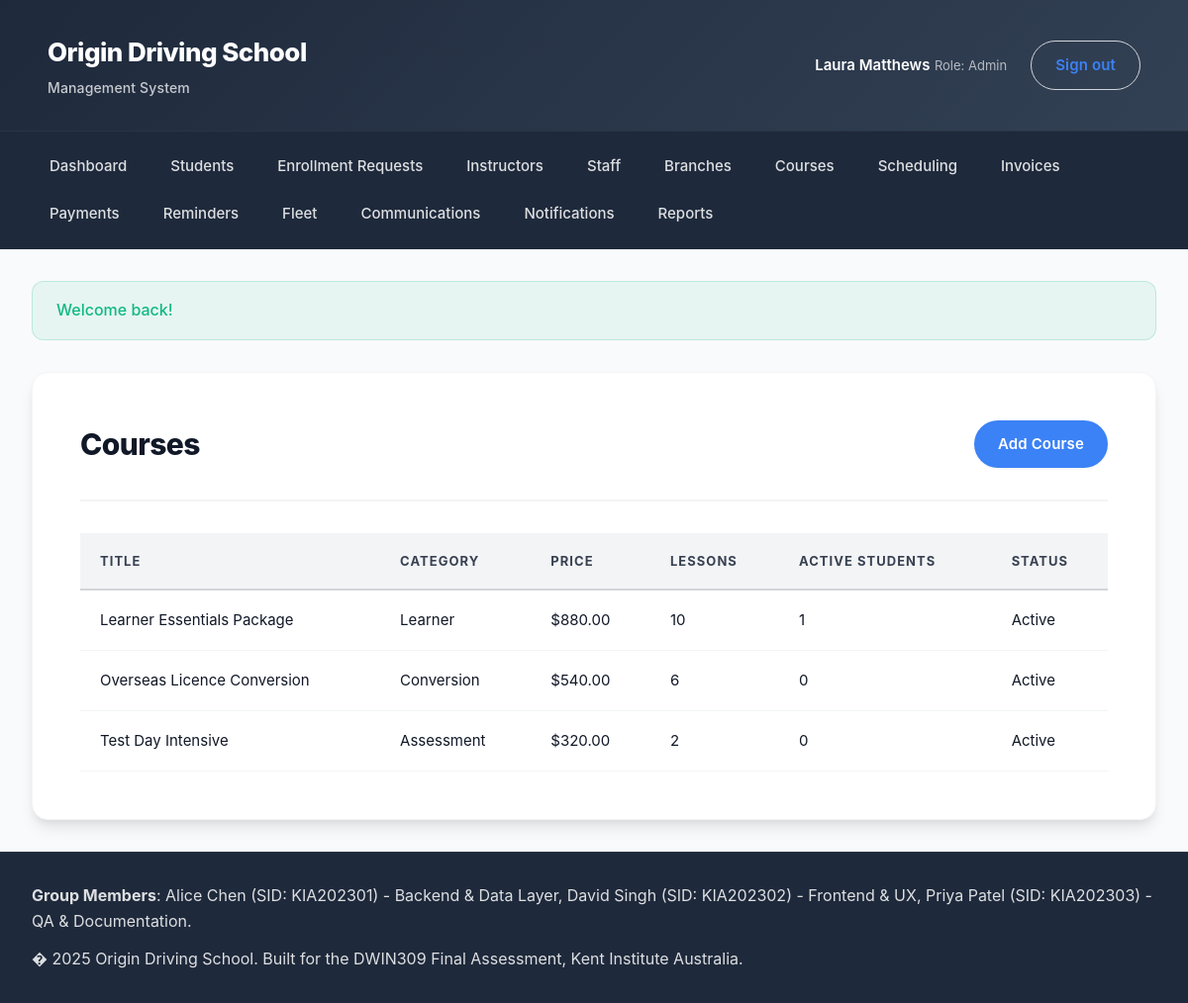
/index.php?page=courses&action=index (signed in), run on the app's committed database.
### tables this page shows
CREATE TABLE courses (
    id INT UNSIGNED AUTO_INCREMENT PRIMARY KEY,
    title VARCHAR(160) NOT NULL,
    description TEXT NULL,
    price DECIMAL(10,2) NOT NULL,
    lesson_count INT UNSIGNED NOT NULL,
    category VARCHAR(80) NULL,
    status ENUM('active','inactive') DEFAULT 'active',
    created_at DATETIME DEFAULT CURRENT_TIMESTAMP,
    updated_at DATETIME DEFAULT CURRENT_TIMESTAMP ON UPDATE CURRENT_TIMESTAMP
);

### app/Core/View.php (called while the page is built, shortened)
<?php
class View
{
    public function render(string $template, array $data = [], string $layout = 'main'): void
    {
        $viewFile = __DIR__ . '/../Views/' . $template . '.php';
        extract($data);
        include $viewFile;
    }
}

### app/Core/Controller.php (called while the page is built, shortened)
<?php
abstract class Controller
{
    protected View $view;
    public function __construct()
    {
        $this->view = new View();
    }
    protected function render(string $template, array $data = [], string $layout = 'main'): void
    {
        $this->view->render($template, $data, $layout);
    }
}

### app/Controllers/CoursesController.php (called while the page is built, shortened)
<?php
class CoursesController extends Controller
{
    private CourseModel $courses;
    public function __construct()
    {
        $this->courses = new CourseModel();
    }
    public function indexAction(): void
    {
        $this->render('courses/index', [
            'pageTitle' => 'Courses',
            'courses' => $this->courses->all(),
        ]);
    }
}

### app/Core/Router.php (called while the page is built, shortened)
<?php
class Router
{
    public function dispatch(): void
    {
        $action = $_GET['action'] ?? 'index';
        $method = $action . 'Action';
        $controller = new $controllerClass();
        $controller->$method();
    }
}

### index.php (called while the page is built, shortened)
<?php
$router = new App\Core\Router();
$router->dispatch();

### app/Helpers/helpers.php (called while the page is built, shortened)
<?php
if (!function_exists('e')) {
    function e(string $value): string
    {
        return htmlspecialchars($value, ENT_QUOTES, 'UTF-8');
    }
}
if (!function_exists('route')) {
    function route(string $page, string $action = 'index', array $params = []): string
    {
        $query = array_merge(['page' => $page, 'action' => $action], $params);
        return 'index.php?' . http_build_query($query);
    }
}

### app/Core/Model.php (called while the page is built, shortened)
<?php
abstract class Model
{
    public function __construct()
    {
        $this->db = Database::connection();
    }
}

### app/Core/Database.php (called while the page is built, shortened)
<?php
class Database
{
    private static ?PDO $connection = null;
    public static function init(array $config): void
    {
        $dsn = sprintf(
            'mysql:host=%s;port=%d;dbname=%s;charset=%s',
            $config['host'],
            $config['port'],
            $config['database'],
            $config['charset'] ?? 'utf8mb4'
        );
        $options = [
            PDO::ATTR_ERRMODE => PDO::ERRMODE_EXCEPTION,
            PDO::ATTR_DEFAULT_FETCH_MODE => PDO::FETCH_ASSOC,
            PDO::ATTR_EMULATE_PREPARES => false,
        ];
        try {
            self::$connection = new PDO($dsn, $config['username'], $config['password'], $options);
        } catch (PDOException $exception) {
            error_log('Database connection failed: ' . $exception->getMessage());
            throw $exception;
        }
    }
    public static function connection(): PDO
    {
        return self::$connection;
    }
}

### app/Models/CourseModel.php (called while the page is built, shortened)
<?php
class CourseModel extends Model
{
    public function all(): array
    {
        $sql = 'SELECT c.*, (
                    SELECT COUNT(*) FROM enrollments e WHERE e.course_id = c.id AND e.status IN ("active", "in_progress")
                ) AS active_students
                FROM courses c
                ORDER BY c.title';
        $stmt = $this->db->query($sql);
        return $stmt->fetchAll();
    }
}

### app/Views/courses/index.php (the view)
<section class="card">
    <div class="card-header">
        <h1>Courses</h1>
        <a class="button" href="<?= route('courses', 'create'); ?>">Add Course</a>
    </div>
    <table class="table">
        <thead>
            <tr>
                <th>Title</th>
                <th>Category</th>
                <th>Price</th>
                <th>Lessons</th>
                <th>Active Students</th>
                <th>Status</th>
            </tr>
        </thead>
        <tbody>
            <?php if (empty($courses)): ?>
                <tr><td colspan="6">No courses available.</td></tr>
            <?php else: ?>
                <?php foreach ($courses as $course): ?>
                    <tr>
                        <td><?= e($course['title']); ?></td>
                        <td><?= e($course['category'] ?? ''); ?></td>
                        <td>$<?= e(number_format((float) ($course['price'] ?? 0), 2)); ?></td>
                        <td><?= e($course['lesson_count'] ?? 0); ?></td>
                        <td><?= e($course['active_students'] ?? 0); ?></td>
                        <td><?= e(ucfirst($course['status'] ?? 'inactive')); ?></td>
                    </tr>
                <?php endforeach; ?>
            <?php endif; ?>
        </tbody>
    </table>
</section>

### assets/css/style.css (style rules this page uses)
:root { --primary: #3b82f6; --primary-dark: #2563eb; --primary-light: #60a5fa; --accent: #f59e0b; --accent-dark: #d97706; --surface: #ffffff; --surface-elevated: #ffffff; --background: #f9fafb; --background-subtle: #f3f4f6; --border: #e5e7eb; --border-light: #f3f4f6; --border-medium: #d1d5db; --text: #111827; --text-medium: #374151; --text-muted: #6b7280; --text-subtle: #9ca3af; --success: #10b981; --success-light: #34d399; --danger: #ef4444; --danger-light: #f87171; --warning: #f59e0b; --warning-light: #fbbf24; --info: #3b82f6; --info-light: #60a5fa; --radius-sm: 8px; --radius-md: 12px; --radius-lg: 16px; --radius-xl: 20px; --radius-full: 9999px; --shadow-sm: 0 1px 2px 0 rgba(0, 0, 0, 0.05); --shadow: 0 4px 6px -1px rgba(0, 0, 0, 0.1), 0 2px 4px -1px rgba(0, 0, 0, 0.06); --shadow-md: 0 10px 15px -3px rgba(0, 0, 0, 0.1), 0 4px 6px -2px rgba(0, 0, 0, 0.05); --shadow-lg: 0 20px 25px -5px rgba(0, 0, 0, 0.1), 0 10px 10px -5px rgba(0, 0, 0, 0.04); --shadow-xl: 0 25px 50px -12px rgba(0, 0, 0, 0.25); --space-xs: 0.5rem; --space-sm: 0.75rem; --space-md: 1rem; --space-lg: 1.5rem; --space-xl: 2rem; --space-2xl: 3rem; --transition-fast: 150ms cubic-bezier(0.4, 0, 0.2, 1); --transition-base: 200ms cubic-bezier(0.4, 0, 0.2, 1); --transition-slow: 300ms cubic-bezier(0.4, 0, 0.2, 1); font-size: 16px; }
* { box-sizing: border-box; margin: 0; padding: 0; }
body { font-family: -apple-system, BlinkMacSystemFont, "Inter", "Segoe UI", Roboto, "Helvetica Neue", Arial, sans-serif; color: var(--text); background: var(--background); line-height: 1.6; -webkit-font-smoothing: antialiased; -moz-osx-font-smoothing: grayscale; font-weight: 400; }
h1, h2, h3, h4, h5, h6 { line-height: 1.2; font-weight: 700; color: var(--text); }
h1 { font-size: 2.25rem; letter-spacing: -0.025em; font-weight: 800; }
a { color: var(--primary); text-decoration: none; transition: color var(--transition-fast); }
.button { display: inline-flex; align-items: center; justify-content: center; gap: var(--space-xs); padding: 0.75rem 1.5rem; border-radius: var(--radius-full); border: none; background: var(--primary); color: #ffffff; font-weight: 600; font-size: 0.9375rem; cursor: pointer; transition: all var(--transition-base); box-shadow: var(--shadow-sm); white-space: nowrap; letter-spacing: 0.01em; }
.app-shell { min-height: 100vh; display: grid; grid-template-rows: auto auto 1fr auto; }
.card { background: var(--surface); border-radius: var(--radius-lg); box-shadow: var(--shadow-md); padding: var(--space-2xl); border: 1px solid var(--border-light); transition: all var(--transition-base); }
.card-header { display: flex; justify-content: space-between; align-items: center; gap: var(--space-lg); margin-bottom: var(--space-xl); padding-bottom: var(--space-xl); border-bottom: 2px solid var(--border-light); }
.card-header h1, .card-header h2 { margin: 0; font-weight: 800; letter-spacing: -0.02em; }
.card-header h1 { font-size: 1.875rem; }
.card-header .button { margin-left: auto; }
.table { width: 100%; border-collapse: collapse; font-size: 0.9375rem; }
.table th, .table td { padding: 1.125rem 1.25rem; border-bottom: 1px solid var(--border-light); text-align: left; }
.table thead th { text-transform: uppercase; font-size: 0.8125rem; letter-spacing: 0.08em; color: var(--text-medium); font-weight: 700; background: var(--background-subtle); border-bottom: 2px solid var(--border-medium); }
.table tbody tr { transition: background var(--transition-fast); }

### data on the page
courses: title "Learner Essentials Package", category "Learner", price "880.00", lesson_count "10", active_students "1", status "Active"
courses: title "Overseas Licence Conversion", category "Conversion", price "540.00", lesson_count "6", active_students "0", status "Active"
courses: title "Test Day Intensive", category "Assessment", price "320.00", lesson_count "2", active_students "0", status "Active"

### other printed values
$user['first_name'] . ' ' . $user['last_name'] "Laura Matthews"
$user['role'] "Admin"
$item['label'] "Dashboard"
$item['label'] "Students"
$item['label'] "Enrollment Requests"
$item['label'] "Instructors"
$item['label'] "Staff"
$item['label'] "Branches"
$item['label'] "Courses"
$item['label'] "Scheduling"
$item['label'] "Invoices"
$item['label'] "Payments"
$item['label'] "Reminders"
$item['label'] "Fleet"
$item['label'] "Communications"
